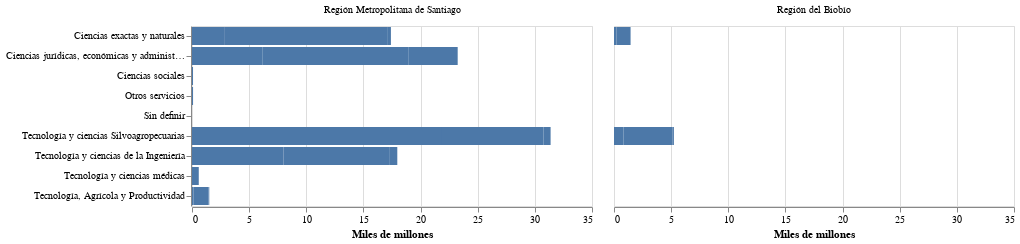

Notebook code cell kept with this figure:
### Code cell
# Gráfico lo consideramos con información de data innovación -- AREA ANID
chart_pg5C = alt.Chart(df_pg5C).mark_bar().encode(
                y = alt.Y('area_anid:O',title=None),
                x = alt.X('monto_consolidado_ley:Q', title='Miles de millones'),
                column = alt.Column('regionejecucion',title=None) 
            )
chart_pg5C

### Figure 1 — Vega-Lite specification as saved in the notebook (floating-point values rounded to 4 significant figures)
{"config": {"view": {"continuousWidth": 400, "continuousHeight": 300}}, "data": {"name": "data-8c234c5eeab54ba3e0dd1d7e5134128c"}, "mark": "bar", "encoding": {"column": {"type": "nominal", "field": "regionejecucion", "title": null}, "x": {"type": "quantitative", "field": "monto_consolidado_ley", "title": "Miles de millones"}, "y": {"type": "ordinal", "field": "area_anid", "title": null}}, "$schema": "https://vega.github.io/schema/vega-lite/v4.8.1.json", "datasets": {"data-8c234c5eeab54ba3e0dd1d7e5134128c": [{"area_anid": "Ciencias exactas y naturales", "regionejecucion": "Región Metropolitana de Santiago", "anio_adjudicacion": 2019, "aprobado_corfo": 135900000.0, "aprobado_privado": 201600000.0, "monto_consolidado_ley": 2.877}, {"area_anid": "Ciencias exactas y naturales", "regionejecucion": "Región Metropolitana de Santiago", "anio_adjudicacion": 2020, "aprobado_corfo": 109400000.0, "aprobado_privado": 32310000.0, "monto_consolidado_ley": 14.2}, {"area_anid": "Ciencias exactas y naturales", "regionejecucion": "Región Metropolitana de Santiago", "anio_adjudicacion": 2021, "aprobado_corfo": 219500000.0, "aprobado_privado": 100800000.0, "monto_consolidado_ley": 0.332}, {"area_anid": "Ciencias exactas y naturales", "regionejecucion": "Región del Biobío", "anio_adjudicacion": 2019, "aprobado_corfo": 498200000.0, "aprobado_privado": 289400000.0, "monto_consolidado_ley": 0.2071}, {"area_anid": "Ciencias exactas y naturales", "regionejecucion": "Región del Biobío", "anio_adjudicacion": 2020, "aprobado_corfo": 150000000.0, "aprobado_privado": 278600000.0, "monto_consolidado_ley": 1.104}, {"area_anid": "Ciencias exactas y naturales", "regionejecucion": "Región del Biobío", "anio_adjudicacion": 2021, "aprobado_corfo": 195100000.0, "aprobado_privado": 226600000.0, "monto_consolidado_ley": 0.1395}, {"area_anid": "Ciencias jurídicas, económicas y administrativas", "regionejecucion": "Región Metropolitana de Santiago", "anio_adjudicacion": 2019, "aprobado_corfo": 183600000.0, "aprobado_privado": 91550000.0, "monto_consolidado_ley": 6.148}, {"area_anid": "Ciencias jurídicas, económicas y administrativas", "regionejecucion": "Región Metropolitana de Santiago", "anio_adjudicacion": 2020, "aprobado_corfo": 394900000.0, "aprobado_privado": 331700000.0, "monto_consolidado_ley": 12.77}, {"area_anid": "Ciencias jurídicas, económicas y administrativas", "regionejecucion": "Región Metropolitana de Santiago", "anio_adjudicacion": 2021, "aprobado_corfo": 352500000.0, "aprobado_privado": 136000000.0, "monto_consolidado_ley": 4.327}, {"area_anid": "Ciencias jurídicas, económicas y administrativas", "regionejecucion": "Región del Biobío", "anio_adjudicacion": 2019, "aprobado_corfo": 519200000.0, "aprobado_privado": 356800000.0, "monto_consolidado_ley": 0.0}, {"area_anid": "Ciencias jurídicas, económicas y administrativas", "regionejecucion": "Región del Biobío", "anio_adjudicacion": 2021, "aprobado_corfo": 120000000.0, "aprobado_privado": 52000000.0, "monto_consolidado_ley": 0.0}, {"area_anid": "Ciencias sociales", "regionejecucion": "Región Metropolitana de Santiago", "anio_adjudicacion": 2019, "aprobado_corfo": 107900000.0, "aprobado_privado": 53600000.0, "monto_consolidado_ley": 0.08942}, {"area_anid": "Ciencias sociales", "regionejecucion": "Región del Biobío", "anio_adjudicacion": 2019, "aprobado_corfo": 93420000.0, "aprobado_privado": 25740000.0, "monto_consolidado_ley": 0.0}, {"area_anid": "Ciencias sociales", "regionejecucion": "Región del Biobío", "anio_adjudicacion": 2021, "aprobado_corfo": 100000000.0, "aprobado_privado": 47250000.0, "monto_consolidado_ley": 0.0}, {"area_anid": "Otros servicios", "regionejecucion": "Región Metropolitana de Santiago", "anio_adjudicacion": 2020, "aprobado_corfo": 0.0, "aprobado_privado": 0.0, "monto_consolidado_ley": 0.09196}, {"area_anid": "Sin definir", "regionejecucion": "Región Metropolitana de Santiago", "anio_adjudicacion": 2020, "aprobado_corfo": 1042000000.0, "aprobado_privado": 783100000.0, "monto_consolidado_ley": 0.0}, {"area_anid": "Sin definir", "regionejecucion": "Región Metropolitana de Santiago", "anio_adjudicacion": 2021, "aprobado_corfo": 1100000000.0, "aprobado_privado": 459300000.0, "monto_consolidado_ley": 0.0}, {"area_anid": "Sin definir", "regionejecucion": "Región del Biobío", "anio_adjudicacion": 2019, "aprobado_corfo": 144400000.0, "aprobado_privado": 32600000.0, "monto_consolidado_ley": 0.0}, {"area_anid": "Sin definir", "regionejecucion": "Región del Biobío", "anio_adjudicacion": 2021, "aprobado_corfo": 374300000.0, "aprobado_privado": 155300000.0, "monto_consolidado_ley": 0.0}, {"area_anid": "Tecnología y ciencias Silvoagropecuarias", "regionejecucion": "Región Metropolitana de Santiago", "anio_adjudicacion": 2019, "aprobado_corfo": 219200000.0, "aprobado_privado": 225400000.0, "monto_consolidado_ley": 21.87}, {"area_anid": "Tecnología y ciencias Silvoagropecuarias", "regionejecucion": "Región Metropolitana de Santiago", "anio_adjudicacion": 2020, "aprobado_corfo": 0.0, "aprobado_privado": 0.0, "monto_consolidado_ley": 8.876}, {"area_anid": "Tecnología y ciencias Silvoagropecuarias", "regionejecucion": "Región Metropolitana de Santiago", "anio_adjudicacion": 2021, "aprobado_corfo": 41630000.0, "aprobado_privado": 39800000.0, "monto_consolidado_ley": 0.6275}, {"area_anid": "Tecnología y ciencias Silvoagropecuarias", "regionejecucion": "Región del Biobío", "anio_adjudicacion": 2019, "aprobado_corfo": 76220000.0, "aprobado_privado": 114400000.0, "monto_consolidado_ley": 0.8247}, {"area_anid": "Tecnología y ciencias Silvoagropecuarias", "regionejecucion": "Región del Biobío", "anio_adjudicacion": 2020, "aprobado_corfo": 0.0, "aprobado_privado": 0.0, "monto_consolidado_ley": 4.306}, {"area_anid": "Tecnología y ciencias Silvoagropecuarias", "regionejecucion": "Región del Biobío", "anio_adjudicacion": 2021, "aprobado_corfo": 0.0, "aprobado_privado": 0.0, "monto_consolidado_ley": 0.1109}, {"area_anid": "Tecnología y ciencias de la Ingeniería", "regionejecucion": "Región Metropolitana de Santiago", "anio_adjudicacion": 2019, "aprobado_corfo": 2981000000.0, "aprobado_privado": 2272000000.0, "monto_consolidado_ley": 8.016}, {"area_anid": "Tecnología y ciencias de la Ingeniería", "regionejecucion": "Región Metropolitana de Santiago", "anio_adjudicacion": 2020, "aprobado_corfo": 793800000.0, "aprobado_privado": 1191000000.0, "monto_consolidado_ley": 9.235}, {"area_anid": "Tecnología y ciencias de la Ingeniería", "regionejecucion": "Región Metropolitana de Santiago", "anio_adjudicacion": 2021, "aprobado_corfo": 1195000000.0, "aprobado_privado": 512200000.0, "monto_consolidado_ley": 0.713}, {"area_anid": "Tecnología y ciencias de la Ingeniería", "regionejecucion": "Región del Biobío", "anio_adjudicacion": 2021, "aprobado_corfo": 326800000.0, "aprobado_privado": 128200000.0, "monto_consolidado_ley": 0.0}, {"area_anid": "Tecnología y ciencias médicas", "regionejecucion": "Región Metropolitana de Santiago", "anio_adjudicacion": 2019, "aprobado_corfo": 139800000.0, "aprobado_privado": 34960000.0, "monto_consolidado_ley": 0.592}, {"area_anid": "Tecnología y ciencias médicas", "regionejecucion": "Región Metropolitana de Santiago", "anio_adjudicacion": 2021, "aprobado_corfo": 173400000.0, "aprobado_privado": 60140000.0, "monto_consolidado_ley": 0.0}, {"area_anid": "Tecnología y ciencias médicas", "regionejecucion": "Región del Biobío", "anio_adjudicacion": 2019, "aprobado_corfo": 160000000.0, "aprobado_privado": 68580000.0, "monto_consolidado_ley": 0.0}, {"area_anid": "Tecnología, Agrícola y Productividad", "regionejecucion": "Región Metropolitana de Santiago", "anio_adjudicacion": 2019, "aprobado_corfo": 250700000.0, "aprobado_privado": 89940000.0, "monto_consolidado_ley": 0.1406}, {"area_anid": "Tecnología, Agrícola y Productividad", "regionejecucion": "Región Metropolitana de Santiago", "anio_adjudicacion": 2020, "aprobado_corfo": 0.0, "aprobado_privado": 0.0, "monto_consolidado_ley": 1.305}, {"area_anid": "Tecnología, Agrícola y Productividad", "regionejecucion": "Región Metropolitana de Santiago", "anio_adjudicacion": 2021, "aprobado_corfo": 0.0, "aprobado_privado": 0.0, "monto_consolidado_ley": 0.06589}]}}
